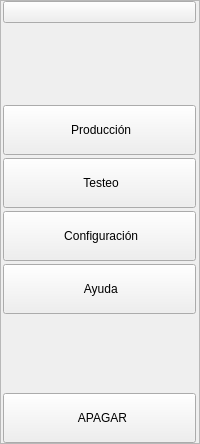
        <widget class="QFrame" name="frame_menucontroles">
         <property name="minimumSize">
          <size>
           <width>200</width>
           <height>0</height>
          </size>
         </property>
         <property name="maximumSize">
          <size>
           <width>200</width>
           <height>16777215</height>
          </size>
         </property>
         <property name="frameShape">
          <enum>QFrame::Shape::StyledPanel</enum>
         </property>
         <property name="frameShadow">
          <enum>QFrame::Shadow::Raised</enum>
         </property>
         <layout class="QVBoxLayout" name="verticalLayout_7">
          <property name="spacing">
           <number>3</number>
          </property>
          <property name="leftMargin">
           <number>2</number>
          </property>
          <property name="topMargin">
           <number>0</number>
          </property>
          <property name="rightMargin">
           <number>3</number>
          </property>
          <property name="bottomMargin">
           <number>0</number>
          </property>
          <item>
           <widget class="QPushButton" name="PB_logo2">
            <property name="maximumSize">
             <size>
              <width>16777215</width>
              <height>150</height>
             </size>
            </property>
            <property name="text">
             <string/>
            </property>
            <property name="icon">
             <iconset>
              <normaloff>icons/LoogoBlanco.png</normaloff>icons/LoogoBlanco.png</iconset>
            </property>
            <property name="iconSize">
             <size>
              <width>180</width>
              <height>180</height>
             </size>
            </property>
           </widget>
          </item>
          <item>
           <spacer name="verticalSpacer_6">
            <property name="orientation">
             <enum>Qt::Orientation::Vertical</enum>
            </property>
            <property name="sizeHint" stdset="0">
             <size>
              <width>20</width>
              <height>79</height>
             </size>
            </property>
           </spacer>
          </item>
          <item>
           <widget class="QPushButton" name="PB_produc">
            <property name="minimumSize">
             <size>
              <width>0</width>
              <height>50</height>
             </size>
            </property>
            <property name="cursor">
             <cursorShape>PointingHandCursor</cursorShape>
            </property>
            <property name="text">
             <string> Producción</string>
            </property>
            <property name="icon">
             <iconset>
              <normaloff>icons/Home.png</normaloff>icons/Home.png</iconset>
            </property>
           </widget>
          </item>
          <item>
           <widget class="QPushButton" name="PB_test">
            <property name="minimumSize">
             <size>
              <width>0</width>
              <height>50</height>
             </size>
            </property>
            <property name="cursor">
             <cursorShape>PointingHandCursor</cursorShape>
            </property>
            <property name="text">
             <string> Testeo</string>
            </property>
            <property name="icon">
             <iconset>
              <normaloff>icons/Test.png</normaloff>icons/Test.png</iconset>
            </property>
           </widget>
          </item>
          <item>
           <widget class="QPushButton" name="PB_config">
            <property name="minimumSize">
             <size>
              <width>0</width>
              <height>50</height>
             </size>
            </property>
            <property name="cursor">
             <cursorShape>PointingHandCursor</cursorShape>
            </property>
            <property name="text">
             <string> Configuración</string>
            </property>
            <property name="icon">
             <iconset>
              <normaloff>icons/Config.png</normaloff>icons/Config.png</iconset>
            </property>
           </widget>
          </item>
          <item>
           <widget class="QPushButton" name="PB_ayuda">
            <property name="minimumSize">
             <size>
              <width>0</width>
              <height>50</height>
             </size>
            </property>
            <property name="cursor">
             <cursorShape>PointingHandCursor</cursorShape>
            </property>
            <property name="text">
             <string> Ayuda</string>
            </property>
            <property name="icon">
             <iconset>
              <normaloff>icons/Ayuda.png</normaloff>icons/Ayuda.png</iconset>
            </property>
           </widget>
          </item>
          <item>
           <spacer name="verticalSpacer_5">
            <property name="orientation">
             <enum>Qt::Orientation::Vertical</enum>
            </property>
            <property name="sizeHint" stdset="0">
             <size>
              <width>20</width>
              <height>76</height>
             </size>
            </property>
           </spacer>
          </item>
          <item>
           <widget class="QPushButton" name="PB_apagar">
            <property name="minimumSize">
             <size>
              <width>0</width>
              <height>50</height>
             </size>
            </property>
            <property name="cursor">
             <cursorShape>PointingHandCursor</cursorShape>
            </property>
            <property name="styleSheet">
             <string notr="true"/>
            </property>
            <property name="text">
             <string>  APAGAR</string>
            </property>
            <property name="icon">
             <iconset>
              <normaloff>icons/1x/Apagar_3.png</normaloff>icons/1x/Apagar_3.png</iconset>
            </property>
            <property name="iconSize">
             <size>
              <width>120</width>
              <height>30</height>
             </size>
            </property>
           </widget>
          </item>
         </layout>
        </widget>
